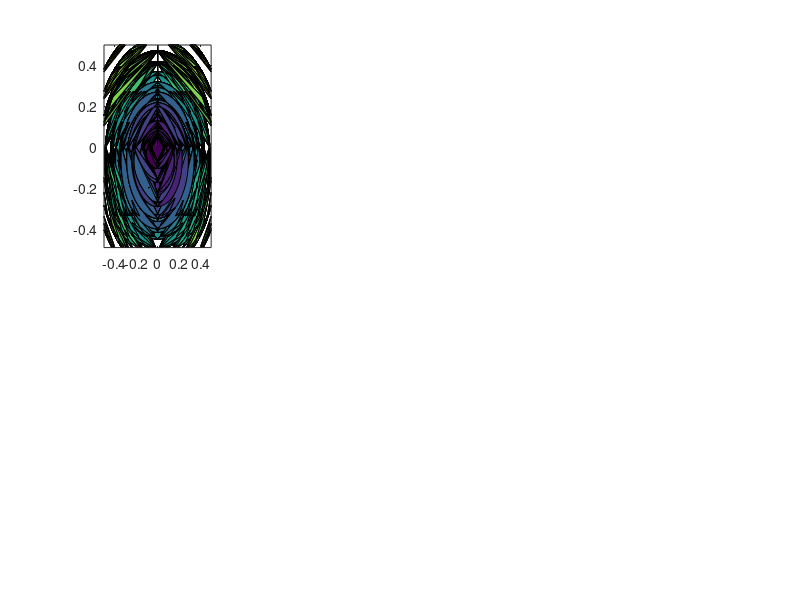

This chart was generated by the following MATLAB code: (Note: this script raises an error after producing the figure.)
clear
clc
format compact

%% attempt to recreate analytical wake redirection model from Bastankhah paper
d = 1;
yaw = -10*pi/180;
u = 1.5;

% locations
x0 = 0;
xs = 2;
xf = 16;
x = linspace(xs,xf,8);

% make grid about point
xturb = x;
yturb = 0;
zturb = 0;

nTheta = 20;
nD = 20;

ths = linspace(0,2*pi,nTheta);
radii = linspace(0,d/2,nD);

yT = NaN(nD,nTheta);
zT = NaN(nD,nTheta);

for ii = 1:nTheta
    for jj = 1:nD
        yT(jj,ii) = yturb + radii(jj)*cos(ths(ii));
        zT(jj,ii) = zturb + radii(jj)*sin(ths(ii));
    end
end

y = yT(:)./d;
z = zT(:)./d;
zh = 0;

[X,Y,Z] = meshgrid(x,y,z);

% wake growth rates
ky = 0.022;
kz = 0.022;
CT = 0.9;
TI = 1;
alpStar = 2.32;
betaStar = 0.154;

% wake widths
sigmaYbyD = (ky*(x-x0)/d + (cos(yaw)/sqrt(8)));
sigmaZbyD = (kz*(x-x0)/d + (1/sqrt(8)));

% normalized length of potential core
x0byD = (cos(yaw)*(1 + sqrt(1-CT)))/(sqrt(2)*(alpStar*TI + betaStar*(1-sqrt(1-CT))));

% wake skew angle
theta = ((0.3*yaw)/(cos(yaw)))*(1 - sqrt(1 - CT*cos(yaw)));

% normalized wake deflection\
t1 = theta*x0byD;
t2 = (theta/14.7)*sqrt(cos(yaw)/(ky*kz*CT));
t3 = 2.9 + 1.3*sqrt(1 - CT) - CT;
t4 = (1.6 + sqrt(CT))*(1.6*sqrt((8*sigmaYbyD.*sigmaZbyD)/cos(yaw)) - sqrt(CT));
t5 = (1.6 - sqrt(CT))*(1.6*sqrt((8*sigmaYbyD.*sigmaZbyD)/cos(yaw)) + sqrt(CT));

deltabyD = t1 + t2*t3*log(t4./t5);

% % % far wake velocity
t1n = NaN(length(y),length(x),length(z));
t2n = NaN(length(y),length(x),length(z));
t3n = NaN(length(y),length(x),length(z));
du = NaN(length(y),length(x),length(z));

for jj = 1:length(z)
    for ii = 1:length(y)
        
        t1n(ii,:,jj) = 1 - sqrt(1 - ((CT*cos(yaw))./(8*(sigmaYbyD.*sigmaZbyD))));
        t2n(ii,:,jj) = exp(-0.5*((y(ii)-deltabyD)./sigmaYbyD).^2);
        t3n(ii,:,jj) = exp(-0.5*((z(jj) - zh)./sigmaZbyD).^2);
        
        du(ii,:,jj) = t1n(ii,:,jj).*t2n(ii,:,jj).*t3n(ii,:,jj);
    end
    
end

%%
fg = figure(1);
for ii = 1:numel(x)
    subplot(2,4,ii)
    [C,h] = contourf(squeeze(Z(:,ii,:)),squeeze(Y(:,ii,:)),u*(1-squeeze(du(:,ii,:))));
    h.LineStyle = 'none';
    caxis([min(u*(1-squeeze(du(:,:,:))),[],'all') max(u*(1-squeeze(du(:,:,:))),[],'all')])
    axis equal
    hold on
    grid on
    colorbar
    colormap jet
    xlabel('y/d')
    ylabel('z/d')
    title(sprintf('x/d = %0.1f, pitch = %0.1f deg',x(ii),yaw*180/pi))
    
    
end

% saveas(fg,sprintf('pitchTurb%0.0f.png',yaw*180/pi));

